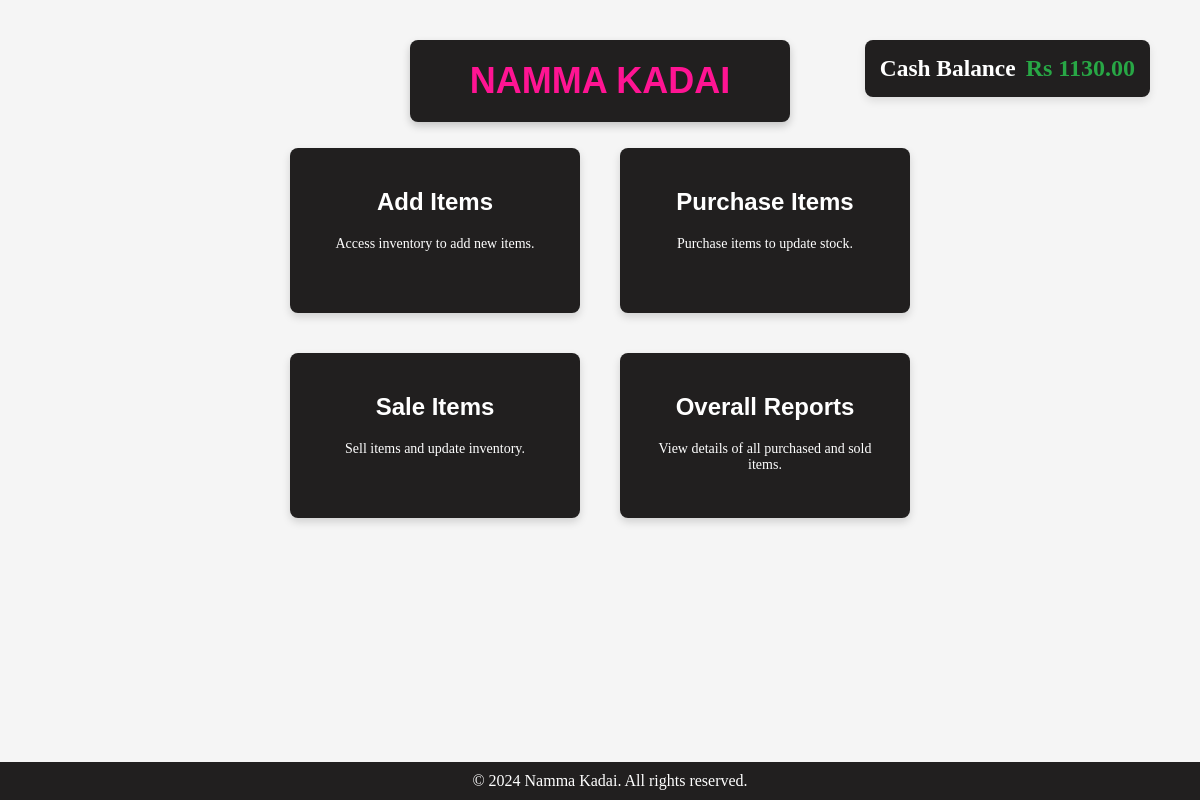
Before: / with the older database file.
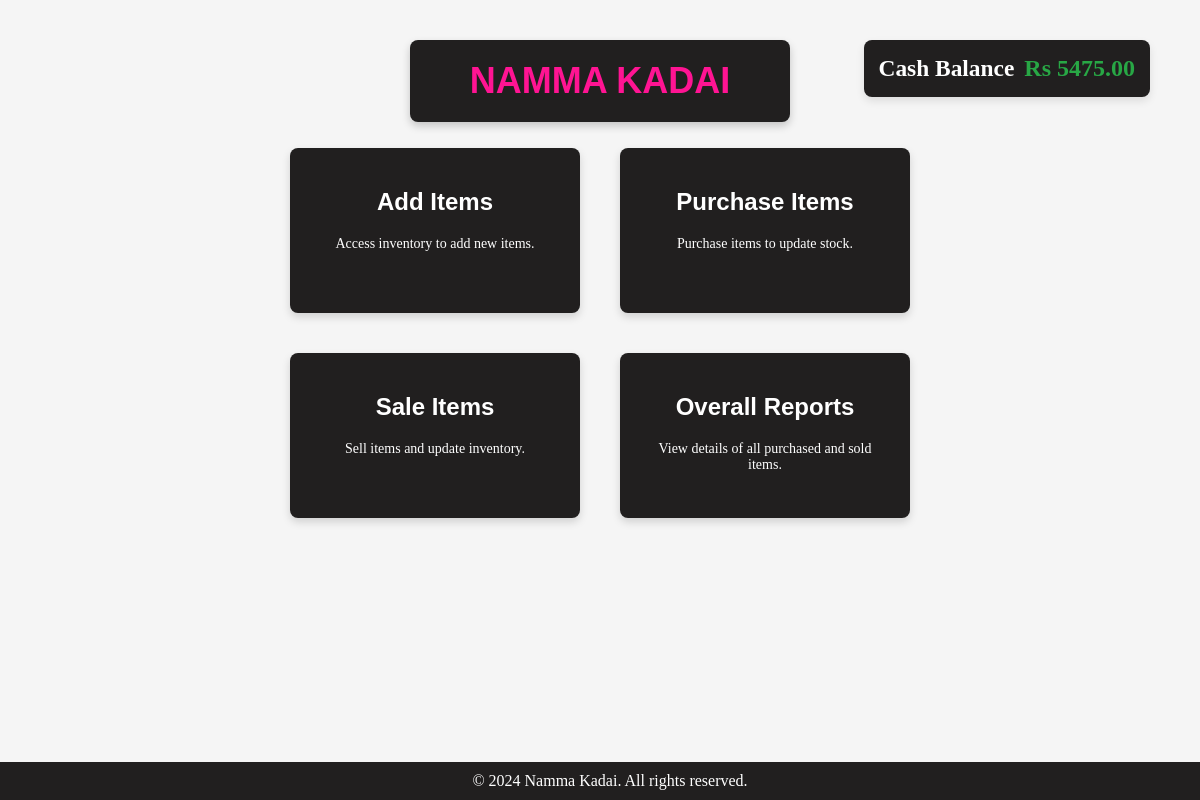
After: the same page with the newer database file.
### models.py (models this page shows)
class CompanyModel(db.Model):
    __tablename__='company'
    id = db.Column(db.Integer, primary_key=True)
    company_name=db.Column(db.String(),nullable=False)
    cash_balance=db.Column(db.Float,default=1000.00)

### App.py (the view)
@app.route('/')
def home():
    company=CompanyModel.query.first()
    year=datetime.now().year
    if company is None:
        new_company=CompanyModel(
            company_name="Namma Kadai"
        )
        db.session.add(new_company)
        db.session.commit()
    company.cash_balance = f'{company.cash_balance:.2f}'
    return render_template('home.html',company=company,year=year)

### App.py (called while the page is built)
@app.context_processor
def inject_path():
    return {'current_path': request.path}

### templates/home.html (shortened to what this page needs)
<!DOCTYPE html>
<html>
<head>
    <link rel="stylesheet" href="static/home.css">
</head>
<body>
    <div class="title-bar">
        <h2>NAMMA KADAI </h2>
    </div>
    <div class="balance-container">
        <h3>Cash Balance</h3>
        <div class="balance-amount">Rs {{company.cash_balance }}</div>
    </div>
    <div class="container">
        <div class="row">
            <a href="{{url_for('additems')}}" class="card action-card">
                <h2>Add Items</h2>
                <p>Access inventory to add new items.</p>
            </a>
            <a href="{{ url_for('purchase')}}" class="card action-card">
                <h2>Purchase Items</h2>
                <p>Purchase items to update stock.</p>
            </a>
            <a href="{{url_for('sale')}}" class="card action-card">
                <h2>Sale Items</h2>
                <p>Sell items and update inventory.</p>
            </a>
            <a href="{{url_for('reports')}}" class="card action-card">
                <h2>Overall Reports</h2>
                <p>View details of all purchased and sold items.</p>
            </a>
        </div>
    </div>
    <footer class="footer">
        © {{ year }} Namma Kadai. All rights reserved.
    </footer>
</body>
</html>

### static/home.css (style rules this page uses)
.title-bar h2 { margin: 10px; text-align: center; color: deeppink; font-family: Arial, sans-serif; }
.title-bar { display: block; align-items: center; flex-direction: column; padding: 10px; font-size: 24px; position: fixed; margin-top: 10px; left: 50%; transform: translateX(-50%); z-index: 1000; border-radius: 8px; box-shadow: 0 4px 8px rgba(0, 0, 0, 0.2); width: 30%; background-color: rgb(33, 31, 31); }
body { background-color: whitesmoke; }
.balance-container { display: flex; align-items: center; justify-content: flex-end; padding: 15px; background-color: rgb(33, 31, 31); font-size: 20px; font-weight: bold; color: white; border-radius: 8px; box-shadow: 0px 4px 8px rgba(0, 0, 0, 0.1); position: absolute; top: 40px; right: 50px; }
.balance-container h3 { margin: 0; padding-right: 10px; }
.balance-amount { font-size: 24px; color: #28a745; }
.container { padding-top: 10%; display: flex; flex-wrap: wrap; gap: 20px; justify-content: center; margin-top: 30px; }
.card { display: block; width: 250px; height: 125px; padding: 20px; box-shadow: 0px 4px 8px rgba(0, 0, 0, 0.15); border-radius: 8px; text-align: center; background-color: rgb(33, 31, 31); transition: transform 0.3s; align-items: center; text-decoration: none; }
.action-card { background-color: rgb(33, 31, 31); }
h2 { font-family: Arial, sans-serif; color: white; }
p { font-size: 14px; color: white; }
.row { display: grid; grid-template-columns: repeat(2, 1fr); gap: 40px; max-width: 910px; }
.footer { text-align: center; color: white; padding: 10px; background-color: rgb(33, 31, 31); position: fixed; bottom: 0; left: 0; width: 100%; display: flex; flex-direction: column; }

Changed rows visible on the page:
changed CompanyModel: cash_balance "1130.00" → "5475.00"
